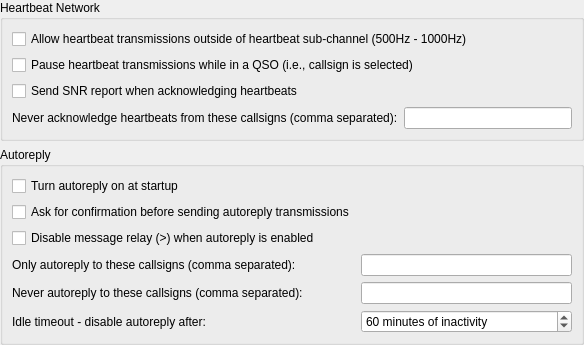
             <widget class="QWidget" name="scrollAreaWidgetContents_8">
              <property name="geometry">
               <rect>
                <x>0</x>
                <y>0</y>
                <width>584</width>
                <height>332</height>
               </rect>
              </property>
              <layout class="QVBoxLayout" name="verticalLayout_16">
               <property name="leftMargin">
                <number>0</number>
               </property>
               <property name="topMargin">
                <number>0</number>
               </property>
               <property name="rightMargin">
                <number>0</number>
               </property>
               <property name="bottomMargin">
                <number>0</number>
               </property>
               <item>
                <widget class="QGroupBox" name="groupBox_13">
                 <property name="title">
                  <string>Heartbeat Network</string>
                 </property>
                 <layout class="QVBoxLayout" name="verticalLayout_34">
                  <item>
                   <widget class="QCheckBox" name="heartbeat_anywhere_check_box">
                    <property name="text">
                     <string>Allow heartbeat transmissions outside of heartbeat sub-channel (500Hz - 1000Hz)</string>
                    </property>
                   </widget>
                  </item>
                  <item>
                   <widget class="QCheckBox" name="heartbeat_qso_pause_check_box">
                    <property name="text">
                     <string>Pause heartbeat transmissions while in a QSO (i.e., callsign is selected)</string>
                    </property>
                   </widget>
                  </item>
                  <item>
                   <widget class="QCheckBox" name="heartbeat_ack_snr_check_box">
                    <property name="visible">
                     <bool>false</bool>
                    </property>
                    <property name="text">
                     <string>Send SNR report when acknowledging heartbeats</string>
                    </property>
                   </widget>
                  </item>
                  <item>
                   <layout class="QFormLayout" name="formLayout_16">
                    <property name="bottomMargin">
                     <number>0</number>
                    </property>
                    <item row="0" column="0">
                     <widget class="QLabel" name="label_26">
                      <property name="text">
                       <string>Never acknowledge heartbeats from these callsigns (comma separated):</string>
                      </property>
                     </widget>
                    </item>
                    <item row="0" column="1">
                     <widget class="QLineEdit" name="hb_blacklist_line_edit"/>
                    </item>
                   </layout>
                  </item>
                 </layout>
                </widget>
               </item>
               <item>
                <widget class="QGroupBox" name="groupBox_9">
                 <property name="title">
                  <string>Autoreply</string>
                 </property>
                 <layout class="QFormLayout" name="formLayout">
                  <item row="0" column="0">
                   <widget class="QCheckBox" name="autoreply_on_check_box">
                    <property name="text">
                     <string>Turn autoreply on at startup</string>
                    </property>
                   </widget>
                  </item>
                  <item row="2" column="0">
                   <widget class="QCheckBox" name="relay_disabled_check_box">
                    <property name="text">
                     <string>Disable message relay (&gt;) when autoreply is enabled</string>
                    </property>
                   </widget>
                  </item>
                  <item row="3" column="0">
                   <widget class="QLabel" name="label_23">
                    <property name="text">
                     <string>Only autoreply to these callsigns (comma separated):</string>
                    </property>
                   </widget>
                  </item>
                  <item row="3" column="1">
                   <widget class="QLineEdit" name="auto_whitelist_line_edit"/>
                  </item>
                  <item row="4" column="0">
                   <widget class="QLabel" name="label_15">
                    <property name="text">
                     <string>Never autoreply to these callsigns (comma separated):</string>
                    </property>
                   </widget>
                  </item>
                  <item row="4" column="1">
                   <widget class="QLineEdit" name="auto_blacklist_line_edit"/>
                  </item>
                  <item row="5" column="0">
                   <widget class="QLabel" name="label_10">
                    <property name="text">
                     <string>Idle timeout - disable autoreply after:</string>
                    </property>
                    <property name="buddy">
                     <cstring>tx_watchdog_spin_box</cstring>
                    </property>
                   </widget>
                  </item>
                  <item row="5" column="1">
                   <widget class="QSpinBox" name="tx_watchdog_spin_box">
                    <property name="toolTip">
                     <string>&lt;html&gt;&lt;head/&gt;&lt;body&gt;&lt;p&gt;Number of minutes before unattended heartbeat transmissions are aborted.&lt;/p&gt;&lt;/body&gt;&lt;/html&gt;</string>
                    </property>
                    <property name="specialValueText">
                     <string>Disabled</string>
                    </property>
                    <property name="suffix">
                     <string> minutes of inactivity</string>
                    </property>
                    <property name="prefix">
                     <string/>
                    </property>
                    <property name="minimum">
                     <number>0</number>
                    </property>
                    <property name="maximum">
                     <number>1440</number>
                    </property>
                    <property name="singleStep">
                     <number>1</number>
                    </property>
                    <property name="value">
                     <number>60</number>
                    </property>
                   </widget>
                  </item>
                  <item row="1" column="0">
                   <widget class="QCheckBox" name="autoreply_confirmation_check_box">
                    <property name="text">
                     <string>Ask for confirmation before sending autoreply transmissions</string>
                    </property>
                   </widget>
                  </item>
                 </layout>
                </widget>
               </item>
               <item>
                <spacer name="verticalSpacer_18">
                 <property name="orientation">
                  <enum>Qt::Orientation::Vertical</enum>
                 </property>
                 <property name="sizeHint" stdset="0">
                  <size>
                   <width>20</width>
                   <height>220</height>
                  </size>
                 </property>
                </spacer>
               </item>
              </layout>
             </widget>
